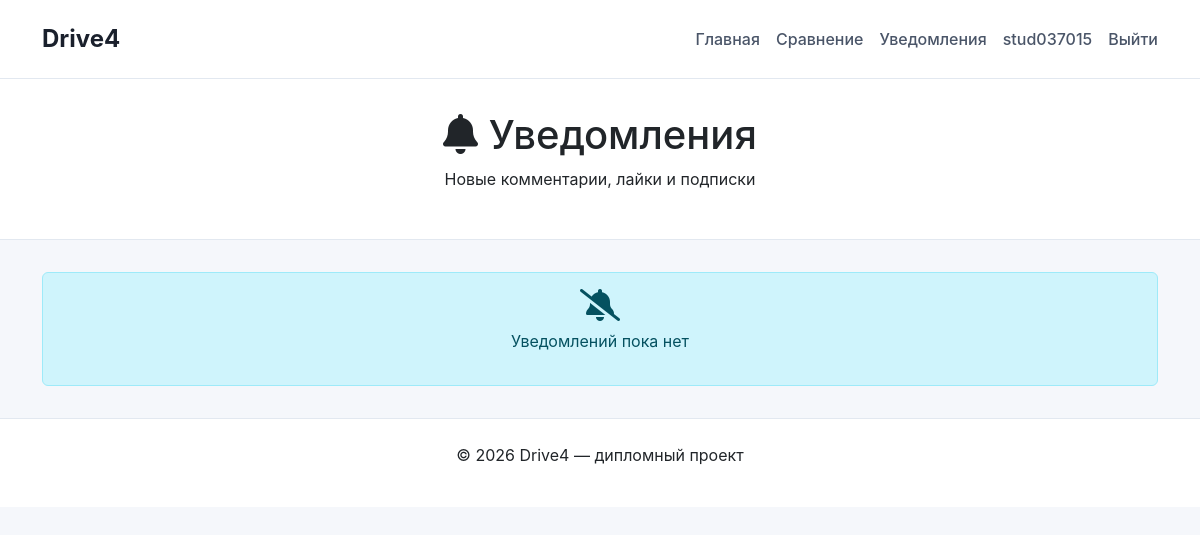
/posts/notifications/ (signed in), run on an earlier commit of the app's database.
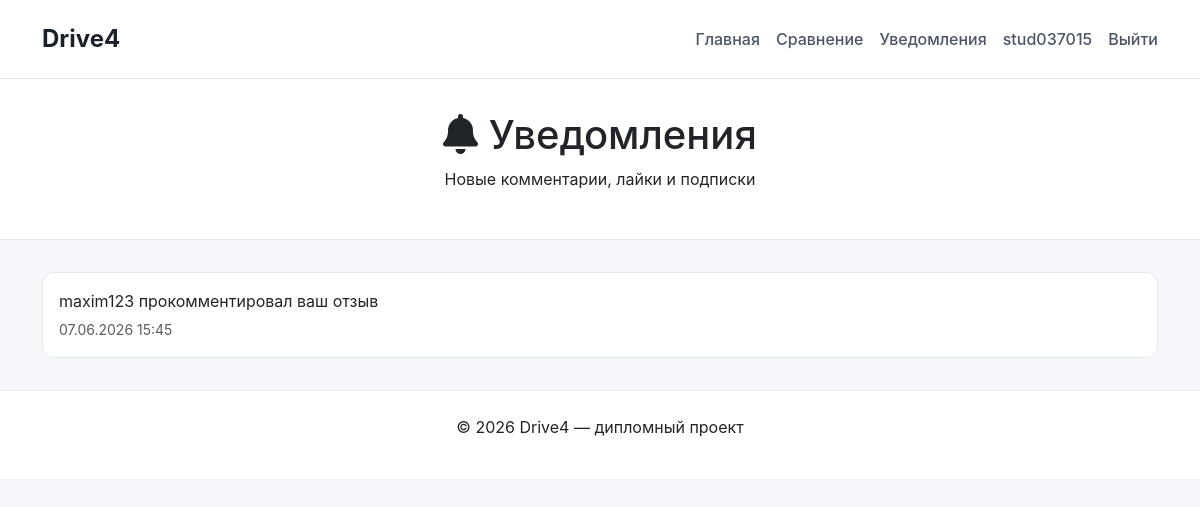
And on a later commit of the database.
### posts/models.py (models this page shows, shortened)
class Notification(models.Model):
    NOTIFICATION_TYPES = [
        ('comment', 'Комментарий'),
        ('like', 'Лайк'),
        ('subscription', 'Подписка'),
    ]
    user = models.ForeignKey(settings.AUTH_USER_MODEL, on_delete=models.CASCADE, verbose_name='Пользователь', related_name='notifications')
    notification_type = models.CharField('Тип уведомления', max_length=20, choices=NOTIFICATION_TYPES)
    text = models.CharField('Текст уведомления', max_length=255)
    is_read = models.BooleanField('Прочитано', default=False)
    created_at = models.DateTimeField('Дата создания', auto_now_add=True)
    class Meta:
        verbose_name = 'Уведомление'
        verbose_name_plural = 'Уведомления'
        ordering = ['-created_at']

### posts/views.py (the view)
# urls.py: path('notifications/', views.notifications, name='notifications'),
@login_required
def notifications(request):
    notifications_list = request.user.notifications.order_by('-created_at')
    notifications_list.update(is_read=True)
    return render(request, 'posts/notifications.html', {'notifications': notifications_list})

### posts/templates/posts/notifications.html (shortened to what this page needs)
<!DOCTYPE html>
<html lang="ru">
<head>
    <link href="https://cdn.jsdelivr.net/npm/bootstrap@5.3.0/dist/css/bootstrap.min.css" rel="stylesheet">
    <link rel="stylesheet" href="https://cdnjs.cloudflare.com/ajax/libs/font-awesome/6.4.0/css/all.min.css">
</head>
<body>
<nav class="navbar">
    <div class="container">
        <a class="navbar-brand" href="/">Drive4</a>
        <div class="d-flex gap-3">
            <a class="nav-link" href="/">Главная</a>
            <a class="nav-link" href="{% url 'compare_cars' %}">Сравнение</a>
            <a class="nav-link" href="{% url 'notifications' %}"> Уведомления</a>
            {% if user.is_authenticated %}
                <a class="nav-link" href="{% url 'profile' %}">{{ user.username }}</a>
                <form method="post" action="{% url 'logout' %}" style="display: inline;">
                    <button type="submit" class="btn-logout nav-link">Выйти</button>
                </form>
            {% else %}
                <a class="nav-link" href="{% url 'login' %}">Вход</a>
                <a class="nav-link" href="{% url 'register' %}">Регистрация</a>
            {% endif %}
        </div>
    </div>
</nav>
<div class="notifications-header">
    <div class="container text-center">
        <h1><i class="fas fa-bell"></i> Уведомления</h1>
        <p>Новые комментарии, лайки и подписки</p>
    </div>
</div>
<div class="container">
    {% if notifications %}
        {% for n in notifications %}
            <div class="notification-card {% if not n.is_read %}unread{% endif %}">
                <div class="d-flex align-items-center">
                    <div class="flex-grow-1">
                        <p class="mb-1">{{ n.text }}</p>
                        <small class="text-muted">{{ n.created_at|date:"d.m.Y H:i" }}</small>
                    </div>
                </div>
            </div>
        {% endfor %}
    {% else %}
        <div class="alert alert-info text-center">
            <i class="fas fa-bell-slash fa-2x mb-2"></i>
            <p>Уведомлений пока нет</p>
        </div>
    {% endif %}
</div>
<footer class="footer">
    <div class="container">
        <p>© 2026 Drive4 — дипломный проект</p>
    </div>
</footer>
</body>
</html>

What changed in the data, as far as the page shows it:
added Notification: text "maxim123 прокомментировал ваш отзыв", created_at "07.06.2026 15:45"
Also different on the page:
text no longer shown: "Уведомлений пока нет"
